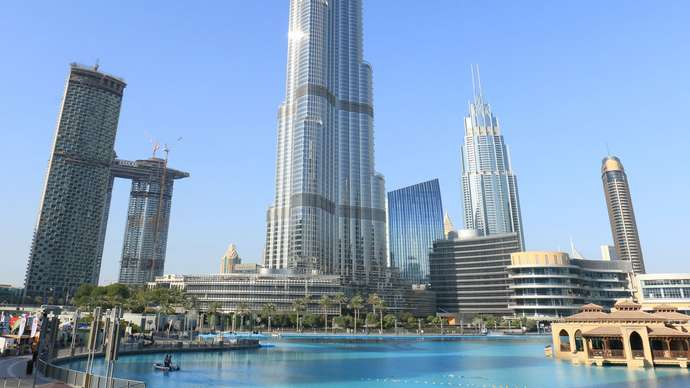
#> input picture images/bk.jpg, 690 x 388 px
$ python recognize.py images/bk.jpg   (older library calls are emulated)
#> lines starting #> are read from the running program, lines starting #| are printed output that depends on the picture; long printed decimals are rounded
import sys
import numpy as np
import scipy.misc
import matplotlib.pyplot as plt
import codecs, json
from PIL import Image


def sigmoid(z):
    return 1/(1+np.exp(-z))


def predict():
    obj_text = codecs.open('parameters.json', 'r', encoding='utf-8').read()
#> (reads parameters.json from the repository)
    jsonfile = json.loads(obj_text)
    b = float(jsonfile['b'])
    w = np.array(jsonfile['w'])

    # print(w.shape)

    img = load_image()

    print("image shape : ", img.shape)
    Y_Prediction = 0

    w = w.reshape(img.shape[0], 1)
    print("w shape : ", w.shape)
    A = sigmoid(np.dot(w.T, img) + b)
    print(A)
    Y_Prediction = 1 if A > 0.6 else 0

    print(Y_Prediction)


def load_image():
    fpath = sys.argv[1]
    image = np.array(Image.open(fpath).resize((64, 64)))
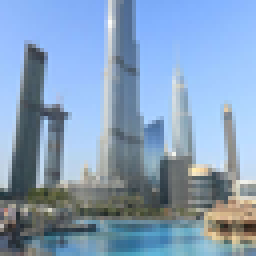
#> image: shape (64, 64, 3) (shown 4 times larger); mean R, G, B 133, 158.8, 187.2
    plt.imshow(image)
    image = image / 255.
    my_image = image.reshape((1, 64 * 64 * 3)).T
#> my_image = 12288 values, max 1 at index 161, min 0.0863 at index 10940, mean 0.626
    return my_image

predict()
#> in predict, `img = load_image()`: img has the same summary as my_image in load_image
#| image shape :  (12288, 1)
#| w shape :  (12288, 1)
#> in predict, `A = sigmoid(np.dot(w.T, img) + b)`: A = [0.542]
#| [[0.5425]]
#> in predict, `Y_Prediction = 1 if A > 0.6 else 0`: Y_Prediction = 0
#| 0
